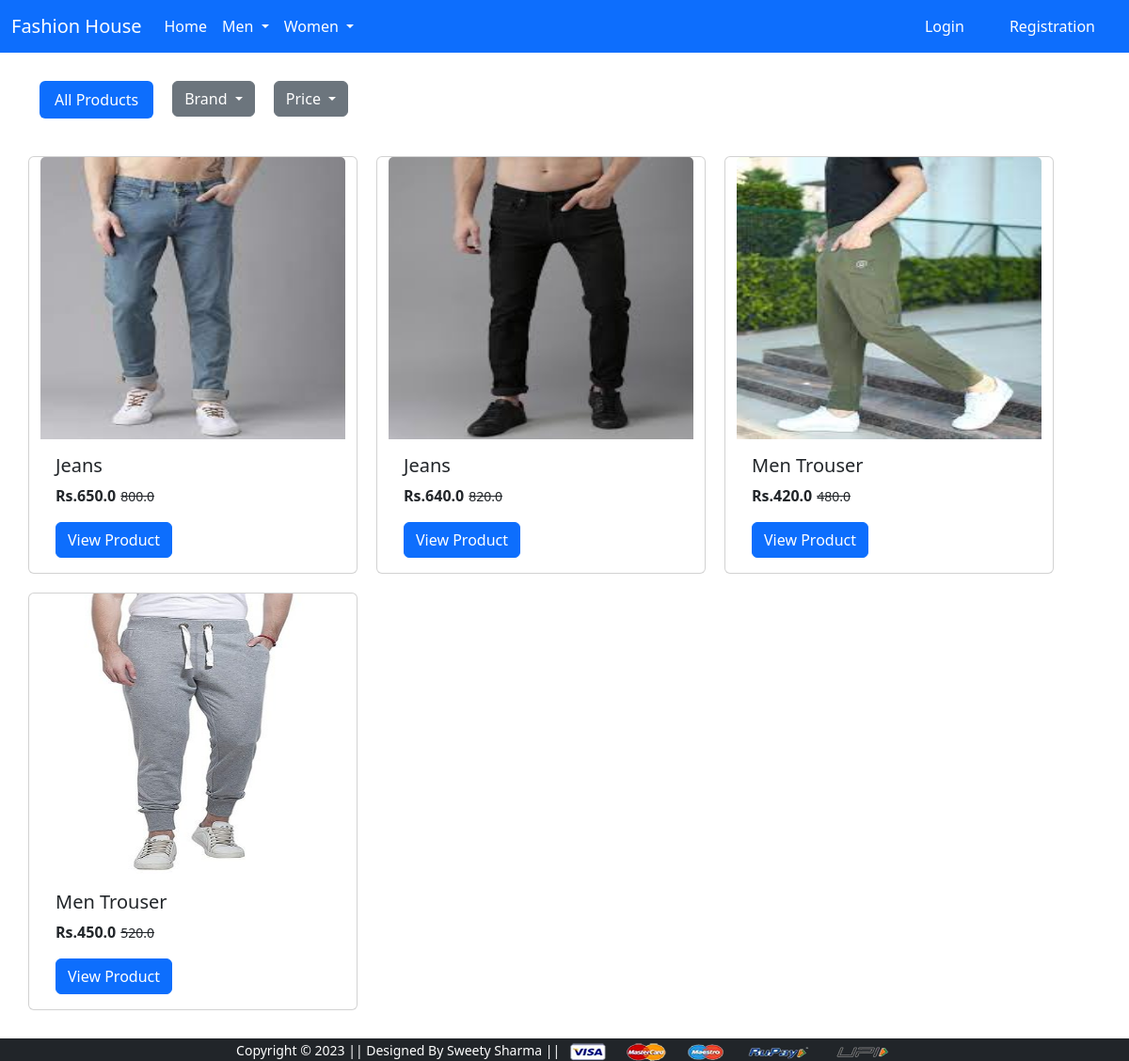
/men/Bottomwear/, run on the app's committed database.
### app/models.py (models this page shows, shortened)
class Product(models.Model):
    title=models.CharField(max_length=100)
    selling_price=models.FloatField()
    discounted_price=models.FloatField()
    quantity=models.IntegerField()
    description=models.TextField()
    brand=models.CharField(max_length=100)
    category=models.CharField(choices=category_choices,max_length=20)
    sub_category=models.CharField(choices=sub_category_choices,max_length=50)
    product_image=models.ImageField(upload_to='productimg')

### app/views.py (the view)
# urls.py: path('men/Bottomwear/', views.menbottomwear, name='menbottomwear'),
def menbottomwear(request,data=None):
 cartitem=0
 if request.user.is_authenticated:
    cartitem=len(cart.objects.filter(user=request.user))
 if data == None:
  products=Product.objects.filter(category="Men").filter(sub_category="Bottom Wear")
 elif data == "Levis" or data == 'Tokyo Talkies' or data == "Roadster" or data == "Fab Star":
  products=Product.objects.filter(category="Men").filter(sub_category="Bottom Wear").filter(brand=data)
 elif data == "below":
  products=Product.objects.filter(category="Men").filter(sub_category="Bottom Wear").filter(discounted_price__lt=500)
 elif data == "above":
  products=Product.objects.filter(category="Men").filter(sub_category="Bottom Wear").filter(discounted_price__gt=500)
 return render(request, 'app/menbottomwear.html',{'products':products,"cartitem":cartitem})

### app/templates/app/menbottomwear.html (shortened to what this page needs)
{% extends 'app/base.html' %}
{% load static %}
{% block main-content %}
<div class="container " style="margin: 30px;">
    <ul class="nav nav-pills ">
    <li class="nav-item">
        <a class="nav-link active " aria-current="true" href="{% url 'menbottomwear' %}">All Products</a>
    </li>
    <li class="nav-item" style="margin-left: 20px; margin-right: 20px;">
        <div class="dropdown">
            <button class="btn btn-secondary dropdown-toggle" type="button" data-bs-toggle="dropdown"
                aria-expanded="false">
                Brand
            </button>
        </div>
    </li>
    <li class="nav-item">
        <div class="dropdown">
            <button class="btn btn-secondary dropdown-toggle" type="button" data-bs-toggle="dropdown"
                aria-expanded="false">
                Price
            </button>
        </div>
    </li>
</ul>
</div>
<div class="container-fluid " style="margin: 20px;">
    <div class="row">
        {% for p in products %}
        <div class="card" style="width: 350px; margin: 10px;">
            <img src="{{p.product_image.url}}" height="300px" class="card-img-top" alt="...">
            <div class="card-body">
                <h5 class="card-title">{{p.title}}</h5>
                <p class="card-text"><strong>Rs.{{p.discounted_price}}</strong><small class="fw-light text-decoration-line-through" style="margin-left: 5px;">{{p.selling_price}}</small></p>
                <a href="{% url 'product_details' p.id %}" class="btn btn-primary">View Product</a>
            </div>
        </div>
        {% endfor %}
    </div>
</div>
{% endblock main-content %}

### data on the page
Product: product_image (picture), title "Jeans", discounted_price "650.0", selling_price "800.0"
Product: product_image (picture), title "Jeans", discounted_price "640.0", selling_price "820.0"
Product: product_image (picture), title "Men Trouser", discounted_price "420.0", selling_price "480.0"
Product: product_image (picture), title "Men Trouser", discounted_price "450.0", selling_price "520.0"
